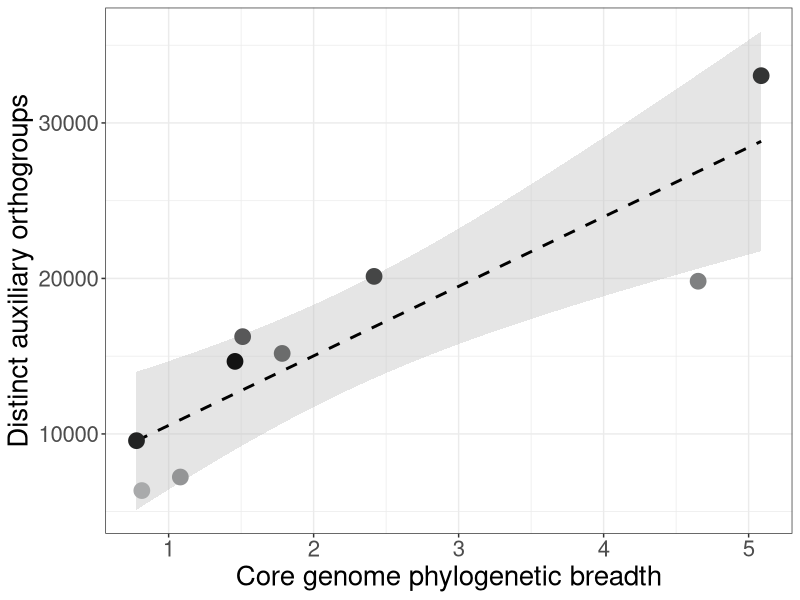

The R source for this figure:
library(ggplot2)

dat <- read.table('Plotting_Input.txt', sep='\t', header=T)
# clade   avg_bgcome_prop tot_ogs phylo_breadth

png('Fig1B_Prototype.png', height=5, width=10, units='in', res=1200)
ggplot(dat, aes(y=aux_ogs, x=phylo_breadth, color=avg_bgcome_size_rank)) + theme_bw() + geom_smooth(method='lm', color='black', linetype=2, fill='grey')  + geom_point(size=5, show.legend=F)  + scale_color_gradient(low='#a9aaab',  high='#121212') + xlab("Core genome phylogenetic breadth") + ylab("Distinct auxiliary orthogroups") + theme(text = element_text(size = 20), axis.text.x = element_text())
dev.off()
